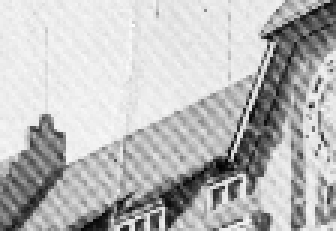
#> input picture src/642t.ppm, 112 x 77 px (shown 3 times larger); its folder holds only this picture in this run
$ python -i image_helpers.py   (imports and definitions only)
#> lines starting #> are read from the running program, lines starting #| are printed output that depends on the picture
#> further down, picture is the input picture: shape (77, 112, 3); min 2, max 254, mean 186.2
#!/usr/bin/env python
"""Collections of image processing function used throughout the project.
"""
from __future__ import print_function

import numpy as np
import cv2
from ler.image_ler import max_size


pint = lambda p: (int(p[0]), int(p[1]))

vprint = lambda *a, **k: None
# [487 lines left out: functions set_verbose, draw_frame, draw_line, draw_rectangle, draw_circle, weighted_average_point and 7 more, not called in this run]


'''
def pst_wrapper(img):
    img = cv2.cvtColor(img, cv2.COLOR_BGR2GRAY)
    #img = cv2.GaussianBlur(img, (5,5), 0)
    #pst_img = abs(pst(img, morph_flag=True))
    #pst_img =  np.uint8((pst_img/pst_img.max())*255)
    img = cv2.resize(img, (0,0), fx=2, fy=2)
    pst_img = pst(img, morph_flag=True)

    struct_elem = cv2.getStructuringElement(cv2.MORPH_RECT, (3,3))
    h_m = cv2.morphologyEx(pst_img, cv2.MORPH_OPEN, struct_elem, iterations=1)
    h_m = cv2.erode(pst_img, struct_elem, iterations=1)
    #print h_m.max()
    cv2.imshow('h_m', h_m * 255)
    pst_cleaned = pst_img * (1-h_m)
    #print pst_img.max()
    #pst_img = cv2.morphologyEx(pst_img, cv2.MORPH_GRADIENT, (3,3))
    cv2.imshow('cleaned', pst_cleaned)
    pst_img = cv2.resize(pst_img, (0,0), fx=0.5, fy=0.5)
    return np.uint8(pst_img* 255)
'''

def statistic_canny(img, sigma=0.33):
    """Edge detection on color image depending on image properties.

    Parameters
    ----------
    img : ndarray
        Image on which to detect edges.
    sigma : float
        Standard deviation. (Default value = 0.33)

    Returns
    -------
    ndarray
        Edge image.

    """
#> called with sigma = 0.33

    img = cv2.GaussianBlur(img, (5,5), 0)
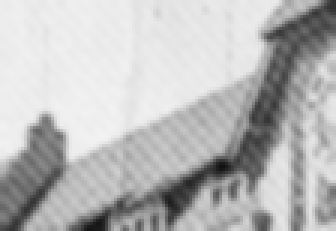
#> img: shape (77, 112, 3) (shown 3 times larger); min 17, max 243, mean 186.2

    img = cv2.cvtColor(img, cv2.COLOR_BGR2HSV)
#> img: shape (77, 112, 3); mean H, S, V 0, 0, 186.2

    m = np.median(img)
#> m = 0

    lower_bound = int(max(0, (1.0 - sigma) * m))
#> lower_bound = 0
    upper_bound = int(min(255, (1.0 + sigma) * m))
#> upper_bound = 0

    h = cv2.Canny(img[:,:,0], lower_bound, upper_bound, L2gradient=True)
#> h: shape (77, 112); every value is 0
    s = cv2.Canny(img[:,:,1], lower_bound, upper_bound, L2gradient=True)
    v = cv2.Canny(img[:,:,2], lower_bound, upper_bound, L2gradient=True)
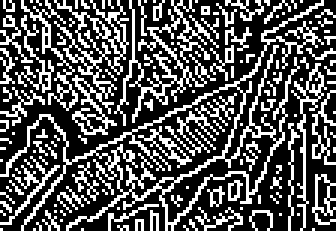
#> v: shape (77, 112) (shown 3 times larger); 32.9% white in thin lines or dots

    return(np.maximum(h, np.maximum(s, v)))


# [74 lines left out: functions line_intersect, show_image, not called in this run]

>>> import cv2
>>> picture = cv2.imread('642t.ppm')
>>> result = statistic_canny(picture)

$ run again, on src/bla.jpg
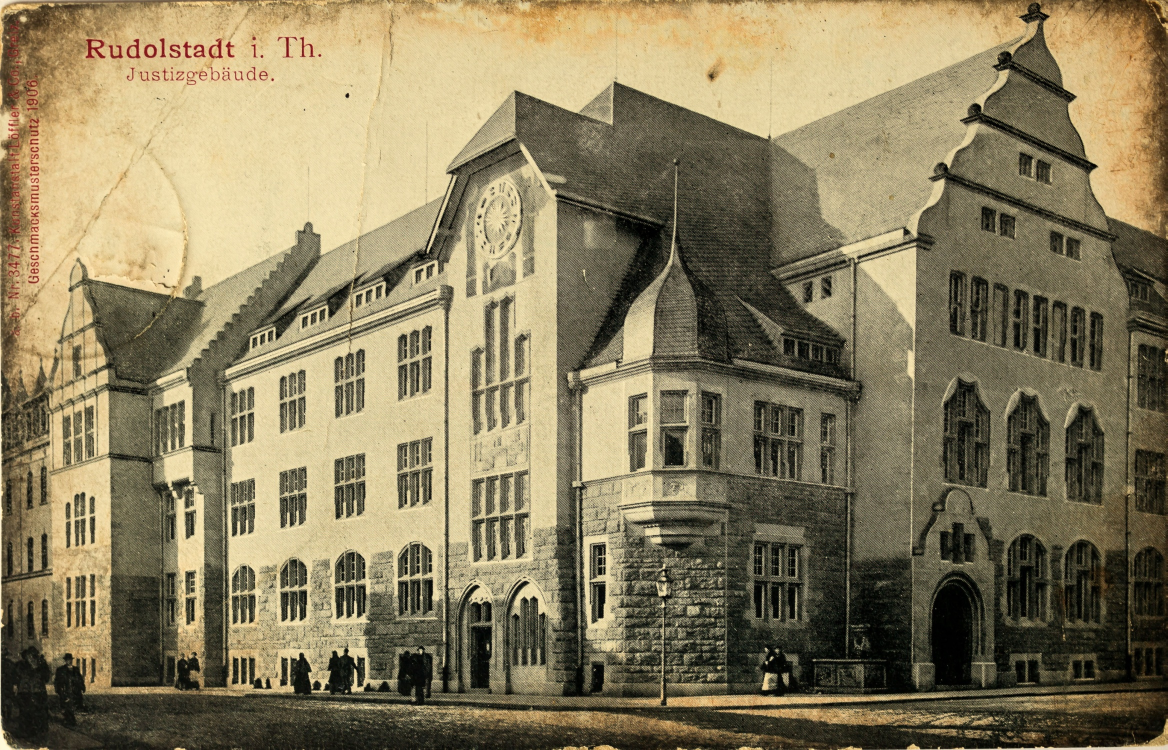
#> input picture src/bla.jpg, 2335 x 1500 px (shown at 1/2 size)
#> picture is the input picture: shape (1500, 2335, 3); mean B, G, R 93.1, 124.5, 136
#> m = 68
#> lower_bound = 45
#> upper_bound = 90
#> in statistic_canny, `h = cv2.Canny(img[:,:,0], lower_bound, upper_bound, L2gradient=True)`:
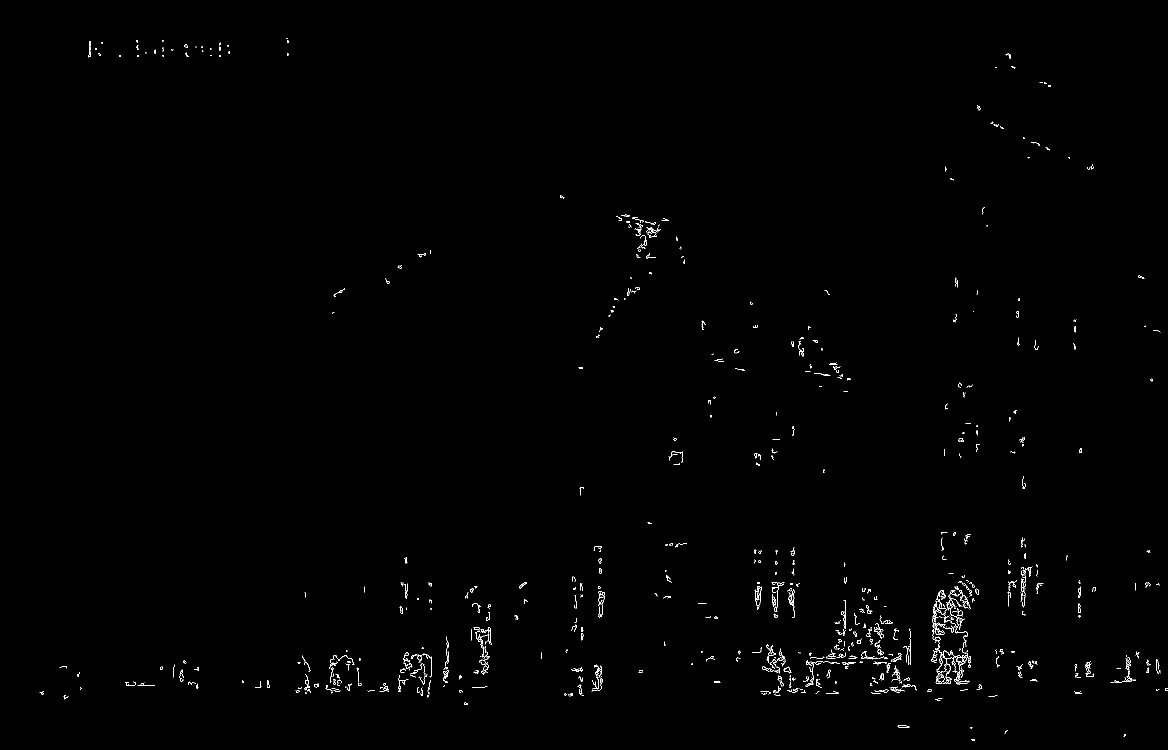
#> h: shape (1500, 2335) (shown at 1/2 size); 0.48% white in thin lines or dots
#> s: shape (1500, 2335); 7.7% white in thin lines or dots
#> v: shape (1500, 2335); 9.4% white in thin lines or dots
#> in statistic_canny, `return(np.maximum(h, np.maximum(s, v)))`:
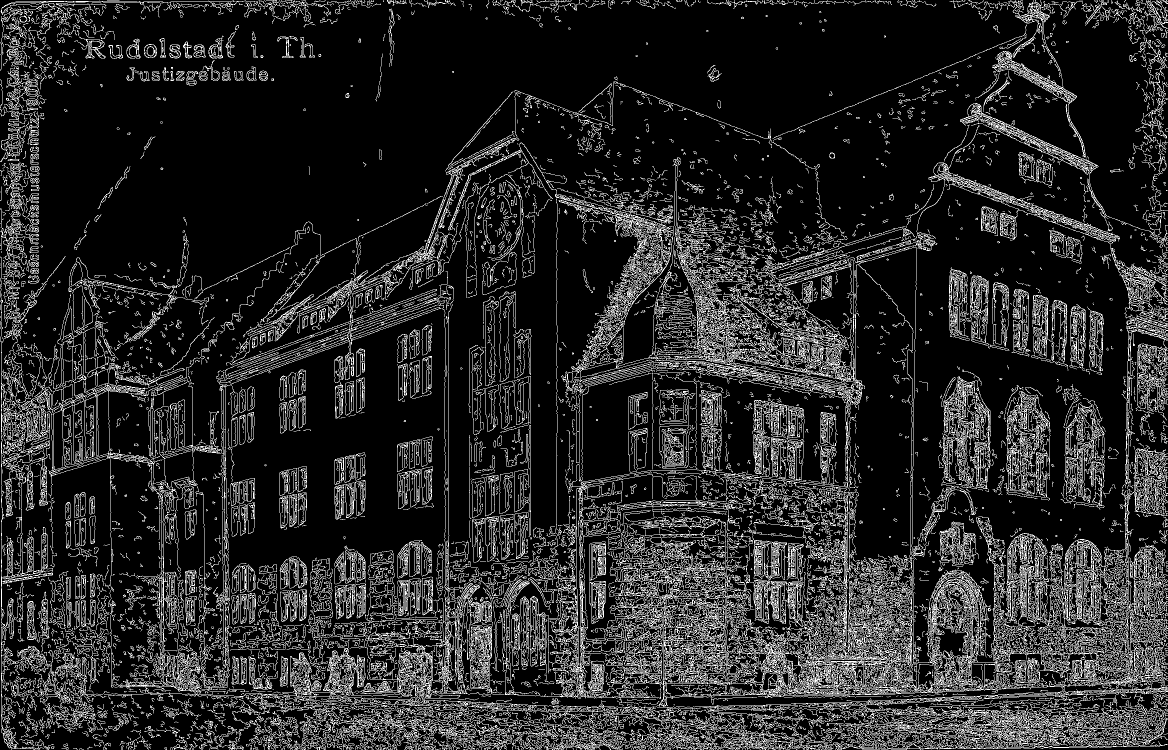
#> returned value: shape (1500, 2335) (shown at 1/2 size); 15.7% white in thin lines or dots
